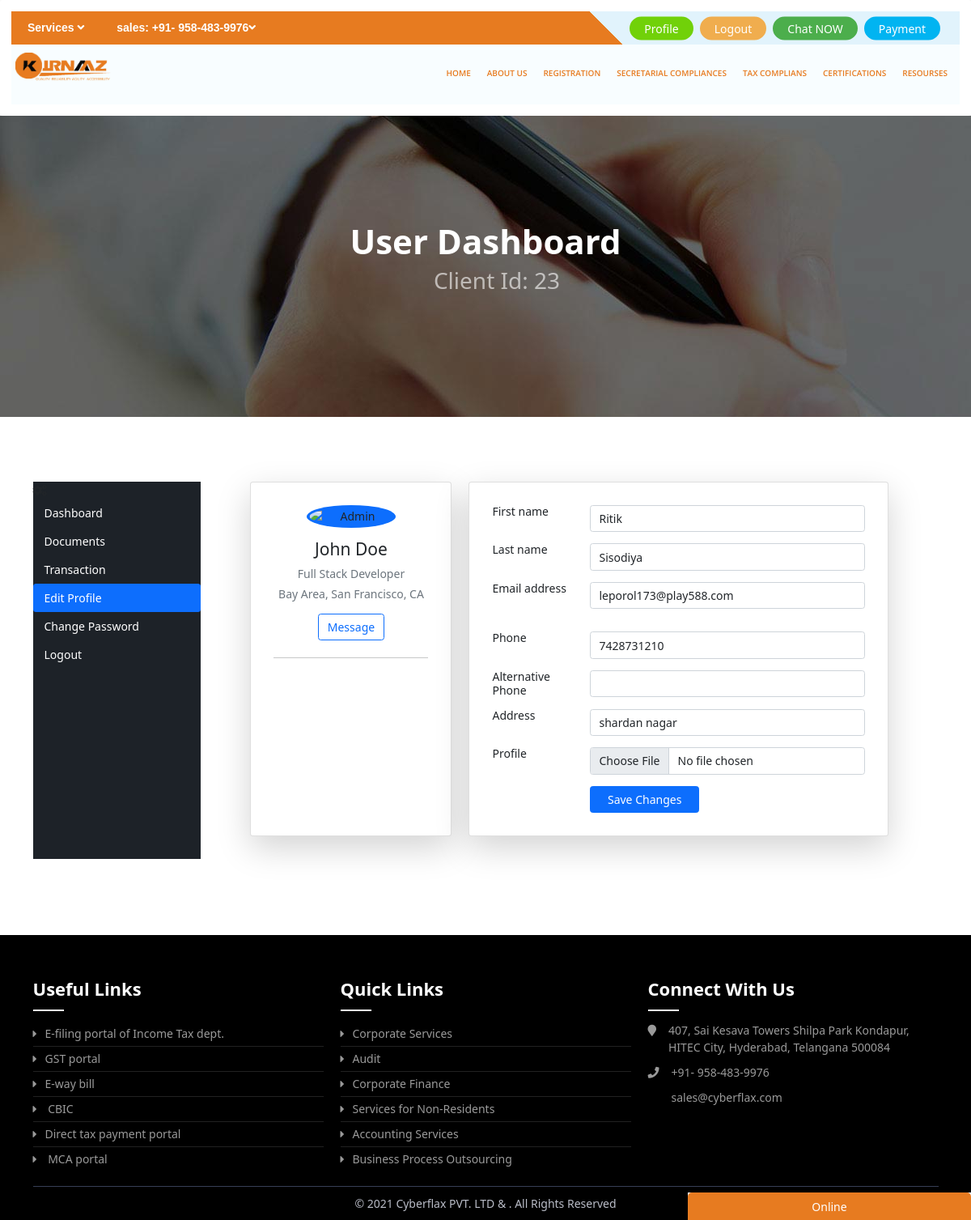
The page /editprofile/ (signed in) on the database its author committed.
### othernavs/models.py (models this page shows, shortened)
class Registration(models.Model):
    title = models.CharField(max_length=50)
    slug = models.SlugField(blank=True)

### chat/models.py (models this page shows, shortened)
class user(models.Model):
    user = models.OneToOneField(User,on_delete=models.CASCADE,related_name="user")
    phone = models.CharField(max_length=10,primary_key=True)
    alternative_Phone = models.CharField(max_length=10,blank=True)
    address = models.CharField(max_length=100,blank=True)
    profile = models.ImageField(upload_to='profile',blank='true')

### Home/views.py (the view, shortened to what this page needs)
# urls.py: path('editprofile/', views.editprofile, name="editprofile"),
@login_required(login_url='memberlogin')
def editprofile(request):
    res = {}
    Uform = Userform(instance = request.user)
    uform = userform(instance = request.user.user)
    res['form'] = [Uform,uform]
    return render(request,'editprofile.html',res)

### Home/context_processors.py (called while the page is built)
def regfunc(request):
   Registrations = Registration.objects.all()
   othernavregob = othernavreg.objects.all()
   tfiling = TaxFiling.objects.all()
   messages =  conversation.objects.filter(msgby=request.user.id).order_by('time') if request.user.is_authenticated else []
   res= {
      'Registrations':Registrations,
      'othernavreg':othernavregob,
      'tfiling':tfiling,
      'msg':messages,
      'editnames':editname,
      'choices' : BlogNews().Getchoices
   }
   return res

### Home/models.py (called while the page is built)
    def Getchoices(self):
        return self.Tchoice

### templates/editprofile.html
 {% extends 'profilebase.html' %}
{% block pbody %}
<div class="container">
		<div class="main-body">
			<div class="row " >
				<div class="col-lg-4 "  style="display: grid;">
					<div class="card shadow-lg p-3 mb-5 bg-white rounded">
						<div class="card-body">
							<div class="d-flex flex-column align-items-center text-center">
								<img src="{% if request.user.user.profile %}{{request.user.user.profile.url }}{% else %}https://bootdey.com/img/Content/avatar/avatar7.png{% endif %}" alt="Admin" class="rounded-circle p-1 bg-primary" width="110">
								<div class="mt-3">
									<h4>John Doe</h4>
									<p class="text-secondary mb-1">Full Stack Developer</p>
									<p class="text-muted font-size-sm">Bay Area, San Francisco, CA</p>
									<button class="btn btn-outline-primary" onclick="show()">Message</button>
								</div>
							</div>
							<hr class="my-4">
						</div>
					</div>
				</div>
				<div class="col-lg-8 ">
					<div class="card shadow-lg p-3 mb-5 bg-white rounded">
                    <form method="POST" enctype="multipart/form-data">{% csrf_token %}
						<div class="card-body">
                        {% for fo in form %}
                        {% for f in fo %}
							<div class="row mb-3">
                            {% if f.label != 'User' %}
								<div class="col-sm-3">
									<h6 class="mb-0">{{f.label}}</h6>
								</div>
                            {% endif %}
								<div class="col-sm-9 text-secondary">
                                    {{f}}
								</div>
							</div>
                        {% endfor %}
                        {% endfor %}
							<div class="row">
								<div class="col-sm-3"></div>
								<div class="col-sm-9 text-secondary">
									<input type="submit" class="btn btn-primary px-4" value="Save Changes">
								</div>
							</div>
						</div>
                    </form>
					</div>
				</div>
			</div>
		</div>
	</div>
    {% endblock %}

### templates/profilebase.html (shortened to what this page needs)
{% extends 'basic.html' %}
{% load static %}
{% block content %}
        <div class="dashboard-page">
            <body data-new-gr-c-s-check-loaded="14.1024.0" data-gr-ext-installed="">
                <div class="breadcrumb-area" style='    background-image: url({% static 'images/bg-landing.jpg'%});'>
                    <div class="container">
                        <div class="row">
                            <div class="col-lg-12">
                                <div class="breadcrumb-inner">
                                    <h2 class="page-title"> User Dashboard
                                    </h2>
                                    <ul class="page-list">
                                      <h2> Client Id: {{request.user.id}}</h2>
                                    </ul>
                                </div>
                            </div>
                        </div>
                    </div>
                </div>
                <section class="login-page-wrapper">
                    <div class="container">
                        <div class="row ">
                            <div class="col-lg-12">
                                <div class="user-dashboard-wrapper">
                                    <ul class="nav nav-pills mb-3" id="pills-tab" role="tablist">
                                        <li class="mobile_nav">
                                            <i class="fa fa-cogs"></i>
                                        </li>
                                        <li class="nav-item">{% url 'profile' as profile %}
                                            <a class="nav-link  {% if request.path == profile %}active{% endif %} " href="{{profile}}">Dashboard</a>
                                        </li>
                                        <li class="nav-item">{% url 'documents' as documents %}
                                            <a class="nav-link {% if request.path == documents %}active{% endif %}" href="{{documents}}">Documents</a>
                                        </li>
                                        <li class="nav-item">
                                        {% url 'bookings' as ubooking %}
                                            <a class="nav-link {% if request.path == ubooking %}active{% endif %}" href="{{ubooking}}">Transaction</a>
                                        </li>
                                        <li class="nav-item">{% url 'editprofile' as editprofile %}
                                            <a class="nav-link {% if request.path == editprofile %}active{% endif %}" href="{{editprofile}}">Edit
                                                Profile</a>
                                        </li>
                                        <li class="nav-item">{% url 'changepass' as changepass %}
                                            <a class="nav-link  {% if request.path == changepass %}active{% endif %}" href="{{changepass}}">Change
                                                Password</a>
                                        </li>
                                        <li class="nav-item">
                                            <a class="nav-link" href="{% url 'logout' %}">Logout
                                            </a>
                                        </li>
                                    </ul>
                                    <div class="tab-content" style="width: 100%;">
                                    {% block pbody %}{% endblock %}
                                    </div>
                                </div>
                            </div>
                        </div>
                    </div>
                </section>
{% endblock %}

### templates/header.html (shortened to what this page needs)
{% load static %}
<header class="shadow-lg p-3 	bg-white rounded">
      <div class="top-nav">
        <div class="call"> Services <i class="fa fa-angle-down" aria-hidden="true"></i></div>
        <div class="call">sales: +91- 958-483-9976<i class="fa fa-angle-down" aria-hidden="true"></i></div>
        <div class="right">
          <ul>
          {% if user.is_authenticated %}
            <li><a href="{% url 'profile' %}" style="--color:#71d109">Profile</a></li>
            <li><a href="{% url 'logout' %}" style="--color:#f0ad4e">Logout</a></li>
          {% else %}
            <li><a href="{% url 'memberlogin' %}" style="--color:#f0ad4e">Login</a></li>
            <li><a href="{% url 'membersignup' %}" style="--color:#71d109">Signup</a></li>{% endif %}
            <li><a href="#" style="--color:#4cae4c" onclick="show()">Chat NOW</a></li>
            <li><a href="{% url "payment" %}" style="--color:#01b4f1">Payment</a></li>
          </ul>
        </div>
      </div>
      <div class="nav-bar">
        <div class="logo">
          <img src="{% static 'images/logo.jpeg' %}" alt="">
        </div>
        <nav>
          <ul>
            <li><a href="{% url 'index' %}">Home</a>
            </li>
            <li><a href="{% url 'about' %}">About Us</a>
            </li>
            <li><a href="#">Registration</a>
            </li>
            {% for data in othernavreg %}
            <li ><a href="#">{{data.title}}</a>
            </li>
            {% endfor %}
			 <li ><a href="#">Resourses</a>
			  </li>
          </ul>
        </nav>
      </div>
    </header>

### cflax/static/css/main.css (style rules this page uses)
* { margin: 0; padding: 0; }
body, html { overflow-x: hidden; margin: 0; padding: 0; color: #56595c; font-size: 14px; font-family: open sans, Helvetica, Arial, sans-serif; -webkit-font-smoothing: subpixel-antialiased; text-rendering: optimizeLegibility; line-height: 24px; font-weight: 400; font-style: normal; }
.top-nav { background: #e77b20!important; }
.top-nav { display: flex; position: relative; overflow: hidden; }
.top-nav .call { margin: 10px 20px; font-size: 14px; color: #fff; font-weight: 700; font-family: "Poppins", sans-serif; cursor: pointer; }
.top-nav .right { position: absolute; right: 0; padding: 0 20px 0 45px; background: #e1f3fc; height: 100%; color: #fff; }
.top-nav .right::before { content: ""; position: absolute; top: 0; left: 0; width: 40px; height: 100%; background: linear-gradient(225deg, #e1f3fc 50%, #e77b20 50%); }
.top-nav ul { list-style-type: none; display: flex; margin: 0; top: 50%; transform: translateY(-50%); position: relative; padding: 0; }
.top-nav ul li { margin: 0 4px; }
.top-nav ul li a { padding: 2px 16px; border: 2px solid var(--color); background: var(--color); color: #fff; border-radius: 20px; transition: 0.3s; display: inline-block; }
.nav-bar { padding: 10px 60px; width: 100%; background: #f8fdff; height: 60px; position: relative; z-index: 999; }
.nav-bar .logo { float: left; display: block; }
.nav-bar .logo img { width: auto; height: 40px; }
.nav-bar nav { float: right; }
.nav-bar nav ul { display: flex; list-style-type: none; margin: 0; padding: 0; }
.nav-bar nav ul li { margin: 4px 0px; line-height: 40px; height: 40px; display: block; }
.nav-bar nav ul li a { color: #e77b20; font-weight: 600; padding: 4px 10px; text-transform: uppercase; font-family: 'Open Sans', sans-serif; }
.index-page a:focus, a, a:hover { outline: none; text-decoration: none; }
a, a:focus, a:hover { outline: none; text-decoration: none; }
a { color: #000; text-decoration: none; background-color: transparent; -webkit-text-decoration-skip: objects; transition: all 0.2s ease-in-out 0s; }
@media (min-device-width: 768px) and (max-device-width: 1023px) { .nav-bar nav ul li a { font-size: 10px; } }
@media (min-device-width: 768px) and (max-device-width: 1023px) { .nav-bar { position: relative; width: 100%; height: 74px; padding: 10px 5px; } }
a { text-decoration: none!important; }

### accountent/css/dashboard.css (style rules this page uses)
.dashboard-page .user-dashboard-wrapper { padding: 80px 0; display: flex; }
.dashboard-page .user-dashboard-wrapper > ul { display: inline-block; width: 260px; background-color: #1d2228; padding-bottom: 5px; }
.dashboard-page .breadcrumb-area { background-image: linear-gradient(90deg , #9cbcfd 60% , #fff); }
.dashboard-page .breadcrumb-inner { display: flex; justify-content: center; align-items: center; padding: 130px 10px; flex-direction: column; }
.dashboard-page .page-title { color: #ffff; font-weight: 600; font-size: 42px; }
.dashboard-page .page-list { display: flex; color: #ffffff99; list-style: none; }
.dashboard-page .user-dashboard-wrapper .nav-item a { color: #fff; }
.dashboard-page .login-page-wrapper { display: flex; }
.dashboard-page .tab-content { padding: 0 40px; }

### templates/basic.html (style rules this page uses)
.card { border: 0; border-radius: 0px; margin-bottom: 30px; -webkit-box-shadow: 0 2px 3px rgba(0, 0, 0, 0.03); box-shadow: 0 2px 3px rgba(0, 0, 0, 0.03); -webkit-transition: .5s; transition: .5s }
body { background-color: #f9f9fa }
button, input, optgroup, select, textarea { font-family: Roboto, sans-serif; font-weight: 300 }

### rows shown on the page
Registration: title "SECRETARIAL COMPLIANCES"
Registration: title "TAX COMPLIANS"
Registration: title "CERTIFICATIONS"
user: fo "7428731210" "shardan nagar"

### other values the page prints
{{ request.user.id }} "23"
{{ f.label }} "First name" "Last name" "Email address" "Phone" "Alternative Phone" "Address" "Profile"
